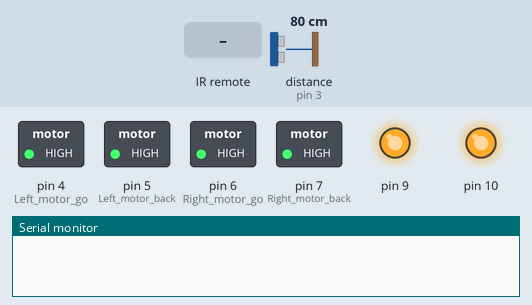
Recording of a sketch running on a simulated Arduino Uno, built with avr-gcc and run on an emulated ATmega328P. Parts: switched loads named in the sketch (green lamp = pin HIGH), output pins drawn as LEDs (lit = HIGH), the last lines printed to the serial monitor. Dashed ring = blinking. Inputs (shaded band) come from the test bench; at power-on: distance to the obstacle (sensor on pin 3) 80 cm. The echo pulse lasts 58.3 µs per cm; pins used as bus, display or sensor lines are not drawn.

Above: at 1.2 s.
1.3 s: infrared code 0xFF9867 received
At 2.5 s:
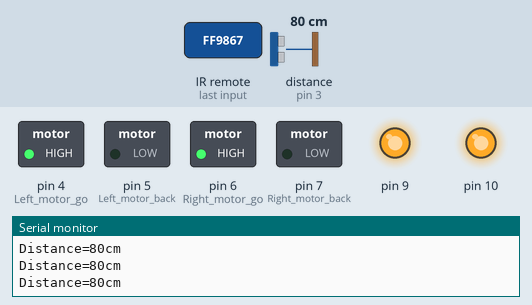
2.8 s: distance to the obstacle (sensor on pin 3) set to 31 cm
5.8 s: distance to the obstacle (sensor on pin 3) set to 27 cm
At 7.2 s:
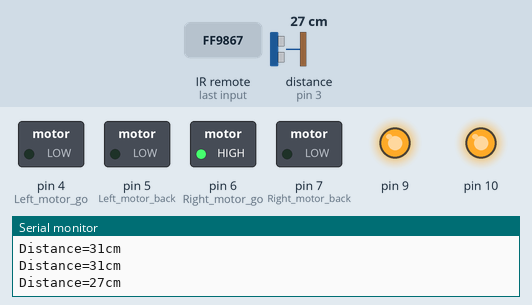
8.8 s: infrared code 0xFF5AA5 received
At 10.6 s:
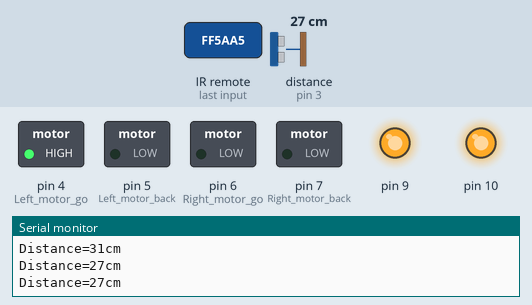
10.9 s: infrared code 0xFF18E7 received
At 12.1 s:
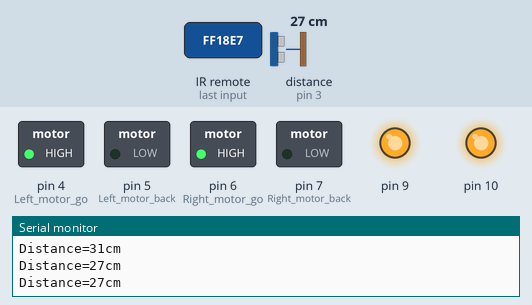
12.4 s: infrared code 0xFF4AB5 received
At 13.3 s:
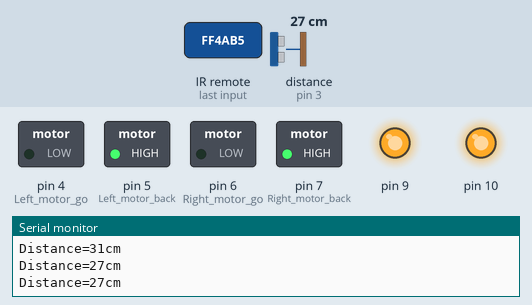
Timing chart, 0 to 14.9 s (numbered marks = the images above; inputs shaded):
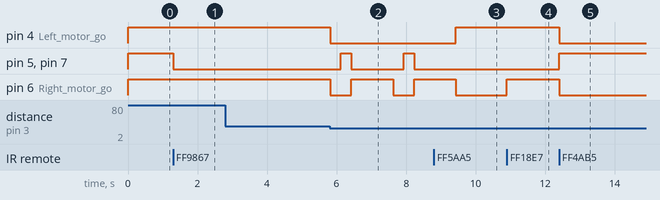

Measured:
- the behaviour switches between 30 and 29 cm on distance to the obstacle (sensor on pin 3) (found by bisection; images 1 and 2)
- after the input at 1.3 s, pin 5 (Left_motor_back), pin 7 (Right_motor_back): HIGH → LOW at once
- after the input at 5.8 s, pin 4 (Left_motor_go): HIGH → LOW at once; pin 5 (Left_motor_back), pin 7 (Right_motor_back): alternates HIGH for 0.30 s and LOW for 1.5 s, starting after 0.32 s; pin 6 (Right_motor_go): alternates HIGH for 1.2 s and LOW for 0.60 s, starting at once
- after the input at 8.8 s, pin 4 (Left_motor_go): LOW → HIGH after 0.63 s; pin 5 (Left_motor_back), pin 7 (Right_motor_back): stays LOW (without the input it goes to HIGH after 0.93 s); pin 6 (Right_motor_go): goes on until 9.4 s, then stays LOW
- after the input at 10.9 s, pin 6 (Right_motor_go): LOW → HIGH at once
- after the input at 12.4 s, pin 4 (Left_motor_go), pin 6 (Right_motor_go): HIGH → LOW at once; pin 5 (Left_motor_back), pin 7 (Right_motor_back): LOW → HIGH at once

The sketch:

car_of_car.ino
```cpp
 #include <IRremote.h>//打开IDE：项目→加载库→添加→搜索IRremote→安装IRredmote库
int RECV_PIN = 11;//红外接收端口
IRrecv irrecv(RECV_PIN);
decode_results results;//结构声明

int Left_motor_back=5;     //左电机后退(IN1)
int Left_motor_go=4;     //左电机前进(IN2)

int Right_motor_go=6;    // 右电机前进(IN3)
int Right_motor_back=7;    // 右电机后退(IN4)

int EN1=9;//使能端口1
int EN2=10;//使能端口2

int TrigPin = 2;
int EchoPin = 3;

int i=0;

unsigned int distance;

void setup()
{


  for (i=4;i<=7;i++) //为Arduino 电机驱动板
    pinMode(i,OUTPUT); //设置数字端口4,5,6,7为输出模式

  for (i=4;i<=7;i++)
    digitalWrite(i,HIGH); //设置数字端口4,5,6,7为HIGH,电机保持不动


  pinMode(9,OUTPUT);//设置数字端口9 10为输出模式
  pinMode(10,OUTPUT);
  digitalWrite(9,HIGH);
  digitalWrite(10,HIGH);


  //pinMode(13, OUTPUT);//端口模式，输出


  pinMode(TrigPin, OUTPUT);
  pinMode(EchoPin, INPUT);


  irrecv.enableIRIn();

  Serial.begin(9600);   //波特率9600
}

void run()     // 前进
{
  digitalWrite(Right_motor_go,HIGH);  // 右电机前进
  digitalWrite(Right_motor_back,LOW);
  digitalWrite(Left_motor_go,HIGH);  // 左电机前进
  digitalWrite(Left_motor_back,LOW);
}

void brake()         //刹车，停车
{
  digitalWrite(Right_motor_go,LOW);
  digitalWrite(Right_motor_back,LOW);
  digitalWrite(Left_motor_go,LOW);
  digitalWrite(Left_motor_back,LOW);
}

void left()         //左转(左轮不动，右轮前进)
{
  digitalWrite(Right_motor_go,HIGH);    // 右电机前进
  digitalWrite(Right_motor_back,LOW);
  digitalWrite(Left_motor_go,LOW);   //左轮不动
  digitalWrite(Left_motor_back,LOW);
}

void right()        //右转(右轮不动，左轮前进)
{
  digitalWrite(Right_motor_go,LOW);   //右电机不动
  digitalWrite(Right_motor_back,LOW);
  digitalWrite(Left_motor_go,HIGH);//左电机前进
  digitalWrite(Left_motor_back,LOW);
}

void back()          //后退
{
  digitalWrite(Right_motor_go,LOW);  //右轮后退
  digitalWrite(Right_motor_back,HIGH);
  digitalWrite(Left_motor_go,LOW);  //左轮后退
  digitalWrite(Left_motor_back,HIGH);
}


void range()
{
  // 产生一个大于10us的高脉冲去触发TrigPin
  digitalWrite(TrigPin, LOW);
  delayMicroseconds(5);
  digitalWrite(TrigPin, HIGH);
  delayMicroseconds(15);
  digitalWrite(TrigPin, LOW);
  int s = pulseIn(EchoPin, HIGH) / 58.00;
  distance=s;
  Serial.print("Distance=");
  Serial.print(distance);
  Serial.print("cm");
  Serial.print('\n');
}

void selfmotion()       //自动模式
{
  range();//执行测距函数
  if(distance<30)
  {
    brake();
    delay(300);
    back();
    delay(300);
    left();
    delay(1200);
  }
  else
  {
    run();
  }
}

void loop()
{
  //主函数
  if(irrecv.decode(&results))
  {
    //如果接收到信息
    switch(results.value)
    {
      case 0xFF18E7:  //上,对应前进
      run();
      i=0;
      break;
      case 0xFF4AB5:  //下，对应后退
      back();
      i=0;
      break;
      case 0xFF10EF:  //左，对应左转
      left();
      i=0;
      break;
      case 0xFF5AA5:  //右，对应右转
      right();
      i=0;
      break;
      case 0xFF38C7:  //停止，对应OK
      brake();
      i=0;
      break;
      case 0xFF9867:  //自动行进避障模式，对应0
      i=1;
      break;
      default:
      break;
    }
    irrecv.resume();
  }
  if(i==1)
  {
  //进入自动行进避障模式
  selfmotion();
  }
}
```
